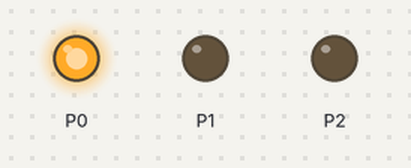
Recording of a program running on a simulated BBC micro:bit running MicroPython. Parts: output pins drawn as LEDs (lit = HIGH).

Above: at 2.5 s.
At 7.5 s:
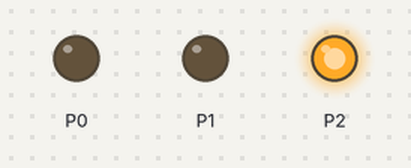
At 11.0 s:
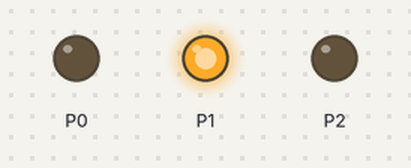
Timing chart, 0 to 15.6 s (numbered marks = the images above):
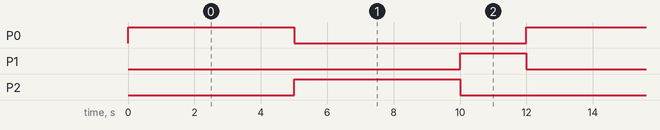

The program:

semaforo.py
```python
from microbit import * #estamos importando a biblioteca python microbit
while True:
    pin0.write_digital(1) #led red
    sleep(5000)
    pin0.write_digital(0)
    pin2.write_digital(1) #led green
    sleep(5000)
    pin2.write_digital(0)
    pin1.write_digital(1) #led yellow
    sleep(2000)
    pin1.write_digital(0)
    
```

Measured:
- by itself, P0, P2: alternates HIGH for 5.0 s and LOW for 7.0 s
- by itself, P1: alternates HIGH for 2.0 s and LOW for 10.0 s
